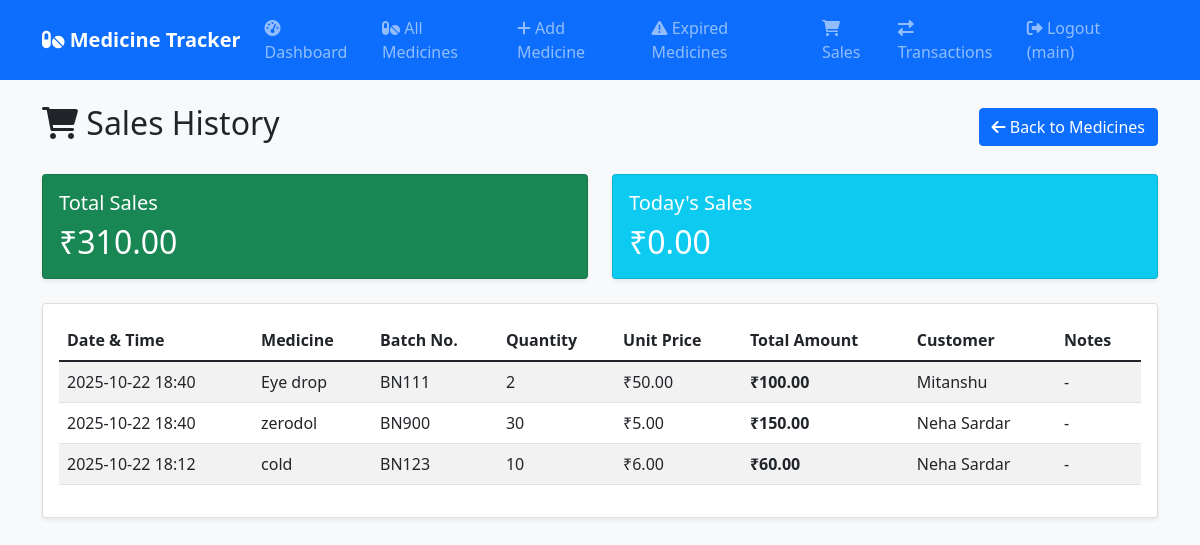
The app's page /sales (signed in) with its own data.
### models.py (models this page shows, shortened)
class User(UserMixin, db.Model):
    id = db.Column(db.Integer, primary_key=True)
    username = db.Column(db.String(80), unique=True, nullable=False)
    email = db.Column(db.String(120), unique=True, nullable=False)
    password_hash = db.Column(db.String(128))
    created_at = db.Column(db.DateTime, default=datetime.utcnow)
    medicines = db.relationship('Medicine', backref='user', lazy=True)
    transactions = db.relationship('Transaction', backref='user', lazy=True)
    sales = db.relationship('Sale', backref='user', lazy=True)

class Sale(db.Model):
    id = db.Column(db.Integer, primary_key=True)
    medicine_id = db.Column(db.Integer, db.ForeignKey('medicine.id'), nullable=False)
    user_id = db.Column(db.Integer, db.ForeignKey('user.id'), nullable=False)
    quantity = db.Column(db.Integer, nullable=False)
    sale_price = db.Column(db.Float, nullable=False)
    total_amount = db.Column(db.Float, nullable=False)
    customer_name = db.Column(db.String(100))
    sale_date = db.Column(db.DateTime, default=datetime.utcnow)
    notes = db.Column(db.String(200))

class Medicine(db.Model):
    id = db.Column(db.Integer, primary_key=True)
    name = db.Column(db.String(100), nullable=False)
    batch_number = db.Column(db.String(50), nullable=False)
    category = db.Column(db.String(50), nullable=False, default='tablet')
    quantity = db.Column(db.Integer, nullable=False)
    price = db.Column(db.Float, nullable=False)
    expiry_date = db.Column(db.Date, nullable=False)
    low_stock_alert = db.Column(db.Integer, default=10)
    created_at = db.Column(db.DateTime, default=datetime.utcnow)
    user_id = db.Column(db.Integer, db.ForeignKey('user.id'), nullable=False)
    transactions = db.relationship('Transaction', backref='medicine', lazy=True)
    sales = db.relationship('Sale', backref='medicine', lazy=True)

### app.py (the view)
@app.route('/sales')
@login_required
def sales():
    sales_list = Sale.query.join(Medicine).filter(
        Medicine.user_id == current_user.id
    ).order_by(Sale.sale_date.desc()).all()
    total_sales = db.session.query(db.func.sum(Sale.total_amount)).filter(
        Sale.user_id == current_user.id
    ).scalar() or 0
    today_sales = db.session.query(db.func.sum(Sale.total_amount)).filter(
        Sale.user_id == current_user.id,
        db.func.date(Sale.sale_date) == date.today()
    ).scalar() or 0
    return render_template('sales.html',
                         sales=sales_list,
                         total_sales=total_sales,
                         today_sales=today_sales)

### app.py (called while the page is built)
@login_manager.user_loader
def load_user(user_id):
    return User.query.get(int(user_id))

@app.context_processor
def inject_current_date():
    from datetime import date
    return {'current_date': date.today()}

@app.context_processor
def inject_navigation():
    categories = ['tablet', 'syrup', 'capsule', 'ointment', 'injection', 'drops', 'inhaler', 'cream', 'gel', 'powder']
    return {
        'navigation': [
            {'name': 'Dashboard', 'url': url_for('dashboard'), 'icon': 'fas fa-tachometer-alt'},
            {'name': 'All Medicines', 'url': url_for('medicines'), 'icon': 'fas fa-pills'},
            {'name': 'Add Medicine', 'url': url_for('add_medicine'), 'icon': 'fas fa-plus'},
            {'name': 'Expired Medicines', 'url': url_for('expired_medicines'), 'icon': 'fas fa-exclamation-triangle'},
            {'name': 'Sales', 'url': url_for('sales'), 'icon': 'fas fa-shopping-cart'},
            {'name': 'Transactions', 'url': url_for('transactions'), 'icon': 'fas fa-exchange-alt'},
        ],
        'categories': categories
    }

### templates/sales.html
{% extends "base.html" %}
{% block content %}
<div class="d-flex justify-content-between align-items-center mb-4">
    <h2><i class="fas fa-shopping-cart"></i> Sales History</h2>
    <a href="{{ url_for('medicines') }}" class="btn btn-primary">
        <i class="fas fa-arrow-left"></i> Back to Medicines
    </a>
</div>
<div class="row mb-4">
    <div class="col-md-6">
        <div class="card text-white bg-success">
            <div class="card-body">
                <h5 class="card-title">Total Sales</h5>
                <h2 class="card-text">₹{{ "%.2f"|format(total_sales) }}</h2>
            </div>
        </div>
    </div>
    <div class="col-md-6">
        <div class="card text-white bg-info">
            <div class="card-body">
                <h5 class="card-title">Today's Sales</h5>
                <h2 class="card-text">₹{{ "%.2f"|format(today_sales) }}</h2>
            </div>
        </div>
    </div>
</div>
<div class="card">
    <div class="card-body">
        {% if sales %}
        <div class="table-responsive">
            <table class="table table-striped">
                <thead>
                    <tr>
                        <th>Date & Time</th>
                        <th>Medicine</th>
                        <th>Batch No.</th>
                        <th>Quantity</th>
                        <th>Unit Price</th>
                        <th>Total Amount</th>
                        <th>Customer</th>
                        <th>Notes</th>
                    </tr>
                </thead>
                <tbody>
                    {% for sale in sales %}
                    <tr>
                        <td>{{ sale.sale_date.strftime('%Y-%m-%d %H:%M') }}</td>
                        <td>{{ sale.medicine.name }}</td>
                        <td>{{ sale.medicine.batch_number }}</td>
                        <td>{{ sale.quantity }}</td>
                        <td>₹{{ "%.2f"|format(sale.sale_price) }}</td>
                        <td><strong>₹{{ "%.2f"|format(sale.total_amount) }}</strong></td>
                        <td>{{ sale.customer_name or '-' }}</td>
                        <td>{{ sale.notes or '-' }}</td>
                    </tr>
                    {% endfor %}
                </tbody>
            </table>
        </div>
        {% else %}
        <div class="text-center py-4">
            <i class="fas fa-shopping-cart fa-3x text-muted mb-3"></i>
            <p class="text-muted">No sales records found.</p>
        </div>
        {% endif %}
    </div>
</div>
{% endblock %}

### templates/base.html (shortened to what this page needs)
<!DOCTYPE html>
<html lang="en">
<head>
    <link href="https://cdn.jsdelivr.net/npm/bootstrap@5.1.3/dist/css/bootstrap.min.css" rel="stylesheet">
    <link href="https://cdnjs.cloudflare.com/ajax/libs/font-awesome/6.0.0/css/all.min.css" rel="stylesheet">
    <link href="{{ url_for('static', filename='style.css') }}" rel="stylesheet">
</head>
<body>
    <nav class="navbar navbar-expand-lg navbar-dark bg-primary">
        <div class="container">
            <a class="navbar-brand" href="{{ url_for('dashboard') }}">
                <i class="fas fa-pills"></i> Medicine Tracker
            </a>
            {% if current_user.is_authenticated %}
            <div class="collapse navbar-collapse" id="navbarNav">
                <ul class="navbar-nav me-auto">
                    {% for item in navigation %}
                    <li class="nav-item">
                        <a class="nav-link" href="{{ item.url }}">
                            <i class="{{ item.icon }}"></i> {{ item.name }}
                        </a>
                    </li>
                    {% endfor %}
                </ul>
                <div class="navbar-nav">
                    <a class="nav-link" href="{{ url_for('logout') }}">
                        <i class="fas fa-sign-out-alt"></i> Logout ({{ current_user.username }})
                    </a>
                </div>
            </div>
            {% endif %}
        </div>
    </nav>
    <div class="container mt-4">
        {% block content %}{% endblock %}
    </div>
</body>
</html>

### Static/style.css (style rules this page uses)
body { background-color: #f8f9fa; }
.card { box-shadow: 0 0.125rem 0.25rem rgba(0, 0, 0, 0.075); border: 1px solid rgba(0, 0, 0, 0.125); }
.navbar-brand { font-weight: bold; }
.table th { border-top: none; font-weight: 600; }

### records on screen
User: username "main"
Sale: sale_date "2025-10-22 18:40", medicine.name "Eye drop", medicine.batch_number "BN111", quantity "2", sale_price "50.00", total_amount "100.00", customer_name "Mitanshu", notes "-"
Sale: sale_date "2025-10-22 18:40", medicine.name "zerodol", medicine.batch_number "BN900", quantity "30", sale_price "5.00", total_amount "150.00", customer_name "Neha Sardar", notes "-"
Sale: sale_date "2025-10-22 18:12", medicine.name "cold", medicine.batch_number "BN123", quantity "10", sale_price "6.00", total_amount "60.00", customer_name "Neha Sardar", notes "-"

### other values on screen
{{ item.name }} "Dashboard" "All Medicines" "Add Medicine" "Expired Medicines" "Sales" "Transactions"
{{ "%.2f"|format(total_sales) }} "310.00"
{{ "%.2f"|format(today_sales) }} "0.00"
